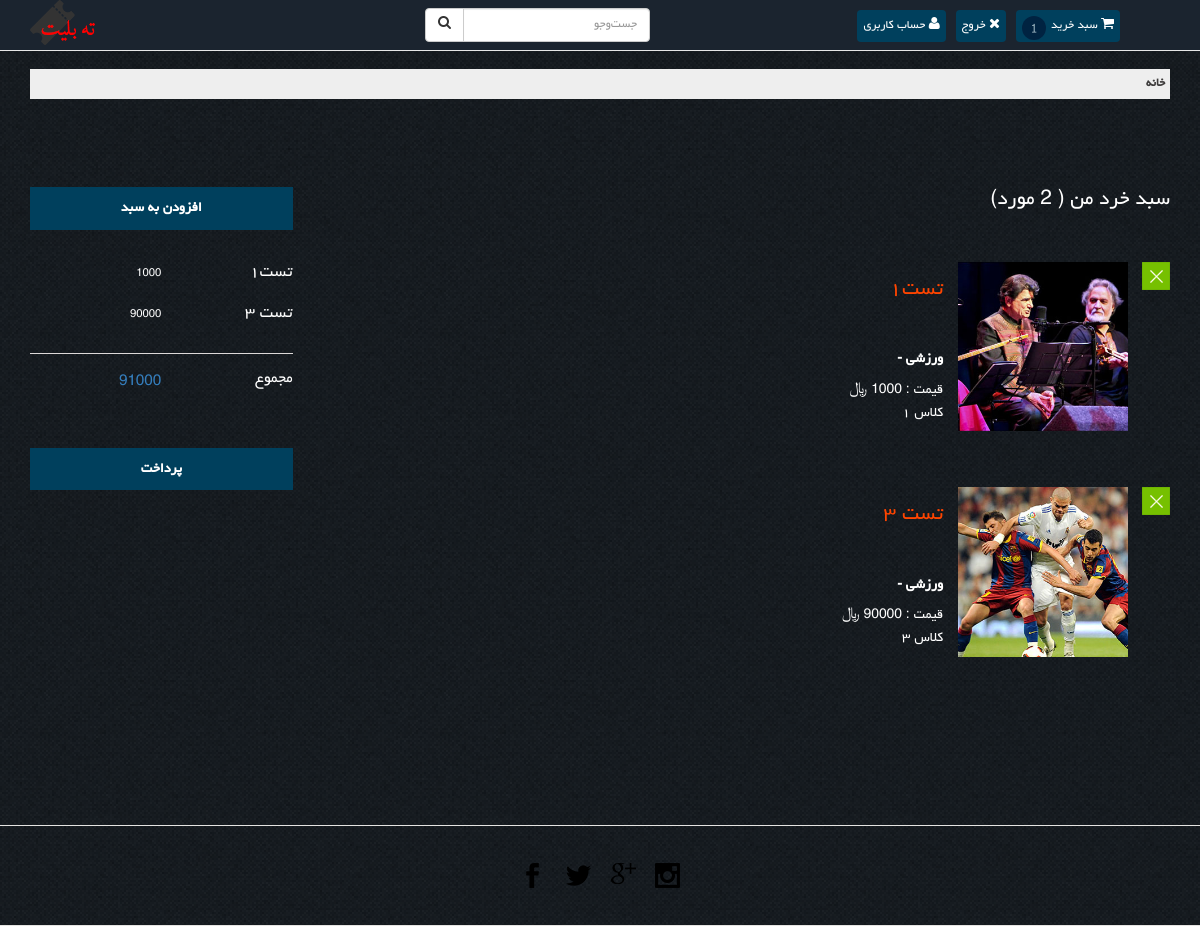
Screenshot of /checkout/ (signed in) with the database file from the repository.
### Event/models.py (models this page shows, shortened)
class BoughtTicket(models.Model):
    ticket = models.ForeignKey(Ticket)
    buyer = models.ForeignKey(UserProfile)
    date = models.DateField(default=date.today, blank=True)
    serial_no = models.BigIntegerField(null=True, blank=True)

class Ticket(models.Model):
    event = models.ForeignKey(Event)
    type = models.CharField(max_length=20)
    capacity = models.IntegerField(default=0)
    price = models.IntegerField(default=0)

class Event(models.Model):
    title = models.CharField(max_length=40)
    description = models.CharField(max_length=100)
    date = models.DateField(default=date.today, blank=True)
    time = models.TimeField(default=now().time(), blank=True)
    venue = models.ForeignKey(Venue)
    type = models.ForeignKey(Type, default=1)
    sub_type = models.ForeignKey(SubType)
    rate = models.ManyToManyField(UserProfile, through="TicketRate")
    favorites = models.ManyToManyField(UserProfile, related_name="favorites")

class Type(models.Model):
    name = models.CharField(max_length=20, unique=True)
    description = models.CharField(max_length=200, default="")
    def __str__(self):
        return self.name + " - " + self.description

### Ticket/views.py (the view)
# urls.py: url(r'^checkout/', 'Ticket.views.checkout', name='checkout'),
def checkout(request):
    buy_sum = 0
    for item in request.user.userprofile.boughtticket_set.all():
        buy_sum += item.ticket.price
    return render(request, 'checkout.html', {'login_form': LoginForm(),
                                             'buy_sum': buy_sum})

### Ticket/forms.py
class LoginForm(forms.ModelForm):
    class Meta:
        model = User
        fields = ['username', 'password']
        labels = {
            'username': 'نام کاربری',
            'password': 'رمز عبور',
        }
        widgets = {
            'password': forms.PasswordInput()
        }

### Ticket/templates/checkout.html (shortened to what this page needs)
{% extends 'general_template.html' %}
{% block header_extension %}
    {% load static %}
    <link href="{% static "css/prettyPhoto.css" %}" rel="stylesheet">
    <link href="{% static "css/price-range.css" %}" rel="stylesheet">
    <link href="{% static "css/animate.css" %}" rel="stylesheet">
    <link href="{% static "css/main.css" %}" rel="stylesheet">
    <link href="{% static "css/responsive.css" %}" rel="stylesheet">
{% endblock %}
{% block main_content %}
    <section>
        <div class="container">
            <div class="row">
                <div class="check">
                    <div class="col-md-3 cart-total">
                        <a class="continue" href="/">افزودن به سبد</a>
                        <div class="price-details">
                            {% for item in user.userprofile.boughtticket_set.all %}
                            <span class="total1" style="color: white!important;">{{ item.ticket.price }}</span>
                            <h3 style="color: white!important;">{{ item.ticket.event.title }}</h3>
                            {% endfor %}
                        </div>
                        <ul class="total_price">
                            <li class="last_price"><span style="color: #357ebd!important;">{{ buy_sum }}</span></li>
                            <li class="last_price"><h4>مجموع</h4></li>
                            <div class="clearfix"></div>
                        </ul>
                        <a class="order" href="/fake_bank">پرداخت</a>
                    </div>
                    <div class="col-md-9 cart-items">
                        <h1>سبد خرد من (
                            مورد)</h1>
                        {% for item in user.userprofile.boughtticket_set.all %}
                            <div class="cart-header cart-header{{ forloop.counter }}">
                                <div class="close1"></div>
                                <div class="cart-sec simpleCart_shelfItem">
                                    <div class="cart-item-info" style="padding: 15px">
                                        <h1><a href="/event/{{ item.ticket.event.id }}">{{ item.ticket.event.title }}</a></h1>
                                        <h3>{{ item.ticket.event.type }}</h3>
                                        <div class="">
                                            <p>قیمت :
                                                ﷼</p>
                                            <p>{{ item.ticket.type }}</p>
                                        </div>
                                    </div>
                                    <div class="cart-item cyc">
                                        <img src="/static/images/events/{{ item.ticket.event.id }}.jpg" class="img-responsive" alt=""/>
                                    </div>
                                    <div class="clearfix"></div>
                                </div>
                            </div>
                        {% endfor %}
                    </div>
                    <div class="clearfix"></div>
                </div>
            </div>
        </div>
    </section>
{% endblock %}

### Ticket/static/css/general_template.css (style rules this page uses)
body, h1, h2, h3, h4, h5, h6, li, a { font-family: myFontFamily !important; }

### Ticket/static/css/main.css (style rules this page uses)
body { font-family: 'Roboto', sans-serif; position: relative; font-weight:400px; }
ul li { list-style: none; }
a { -webkit-transition: 300ms; -moz-transition: 300ms; -o-transition: 300ms; transition: 300ms; }
h1, h2, h3, h4, h5, h6 { font-family: 'Roboto', sans-serif; }

### rows the page displays
BoughtTicket: ticket.price "1000", ticket.event "تست۱", ticket.event.type "ورزشی -", ticket.type "کلاس ۱", shows a picture
BoughtTicket: ticket.price "90000", ticket.event "تست ۳", ticket.event.type "ورزشی -", ticket.type "کلاس ۳", shows a picture

### other values shown
{{ buy_sum }} "91000"
